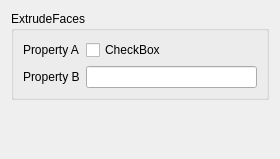
<?xml version="1.0" encoding="UTF-8"?>
<ui version="4.0">
 <class>ExtrudeFaces</class>
 <widget class="QWidget" name="ExtrudeFaces">
  <property name="geometry">
   <rect>
    <x>0</x>
    <y>0</y>
    <width>280</width>
    <height>159</height>
   </rect>
  </property>
  <property name="windowTitle">
   <string>Form</string>
  </property>
  <property name="autoFillBackground">
   <bool>false</bool>
  </property>
  <layout class="QVBoxLayout" name="verticalLayout">
   <item>
    <widget class="QGroupBox" name="groupBox">
     <property name="title">
      <string>ExtrudeFaces</string>
     </property>
     <property name="flat">
      <bool>false</bool>
     </property>
     <property name="checkable">
      <bool>false</bool>
     </property>
     <layout class="QGridLayout" name="gridLayout">
      <item row="1" column="0">
       <widget class="QLabel" name="label">
        <property name="text">
         <string>Property A</string>
        </property>
       </widget>
      </item>
      <item row="1" column="1">
       <widget class="QCheckBox" name="checkBox">
        <property name="text">
         <string>CheckBox</string>
        </property>
       </widget>
      </item>
      <item row="2" column="0">
       <widget class="QLabel" name="label_2">
        <property name="text">
         <string>Property B</string>
        </property>
       </widget>
      </item>
      <item row="2" column="1">
       <widget class="QLineEdit" name="lineEdit"/>
      </item>
     </layout>
    </widget>
   </item>
   <item>
    <spacer name="verticalSpacer">
     <property name="orientation">
      <enum>Qt::Vertical</enum>
     </property>
     <property name="sizeHint" stdset="0">
      <size>
       <width>20</width>
       <height>40</height>
      </size>
     </property>
    </spacer>
   </item>
  </layout>
 </widget>
 <resources/>
 <connections/>
</ui>
